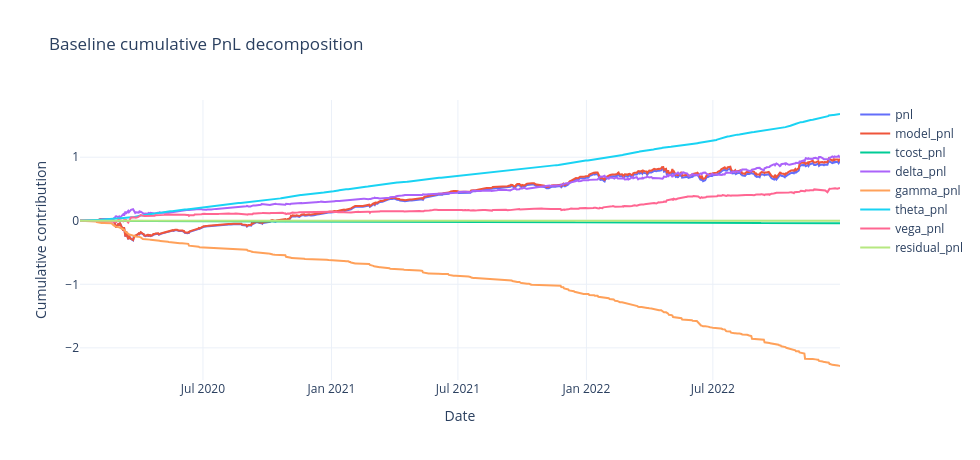

Source (notebook cell):
### Code cell
fig = go.Figure()
for col in ['pnl', 'model_pnl', 'tcost_pnl', 'delta_pnl', 'gamma_pnl', 'theta_pnl', 'vega_pnl', 'residual_pnl']:
    fig.add_trace(go.Scatter(x=baseline_decomp.index, y=baseline_decomp[col].cumsum(), mode='lines', name=col))
fig.update_layout(template='plotly_white', height=460, width=980, title='Baseline cumulative PnL decomposition')
fig.update_xaxes(title='Date')
fig.update_yaxes(title='Cumulative contribution')
fig.show()

### Figure 1 — Plotly figure (JSON) as saved in the notebook; plotly's stock layout.template omitted (floating-point values rounded to 4 significant figures; data arrays with more than 128 entries replaced by an {"elided": "..."} marker saying what was removed)
{"data": [{"mode": "lines", "name": "pnl", "type": "scatter", "x": {"elided": "779 str values"}, "y": {"elided": "779 float values"}}, {"mode": "lines", "name": "model_pnl", "type": "scatter", "x": {"elided": "779 str values"}, "y": {"elided": "779 float values"}}, {"mode": "lines", "name": "tcost_pnl", "type": "scatter", "x": {"elided": "779 str values"}, "y": {"elided": "779 float values"}}, {"mode": "lines", "name": "delta_pnl", "type": "scatter", "x": {"elided": "779 str values"}, "y": {"elided": "779 float values"}}, {"mode": "lines", "name": "gamma_pnl", "type": "scatter", "x": {"elided": "779 str values"}, "y": {"elided": "779 float values"}}, {"mode": "lines", "name": "theta_pnl", "type": "scatter", "x": {"elided": "779 str values"}, "y": {"elided": "779 float values"}}, {"mode": "lines", "name": "vega_pnl", "type": "scatter", "x": {"elided": "779 str values"}, "y": {"elided": "779 float values"}}, {"mode": "lines", "name": "residual_pnl", "type": "scatter", "x": {"elided": "779 str values"}, "y": {"elided": "779 float values"}}], "layout": {"height": 460, "title": {"text": "Baseline cumulative PnL decomposition"}, "width": 980, "xaxis": {"title": {"text": "Date"}}, "yaxis": {"title": {"text": "Cumulative contribution"}}}}
